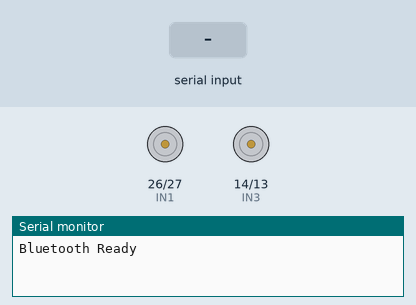
A sketch run on a simulated ESP32. Parts: motor-driver pin pairs drawn as motors (green arrow = first pin HIGH = forward, orange = second pin HIGH = backward, longer = more drive, scaled by the enable pin), the last lines printed to the serial monitor. The inputs (shaded band) are chosen by the test bench. Nothing arrives over Bluetooth unless stated.

Above: at 1.2 s.
1.3 s: "F" received over the second serial link
At 2.5 s:
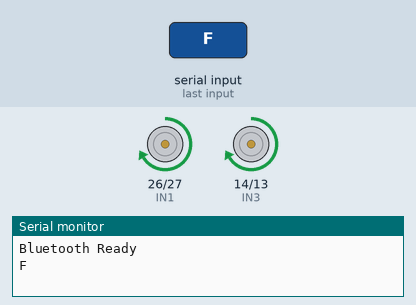
2.8 s: "B" received over the second serial link
At 3.6 s:
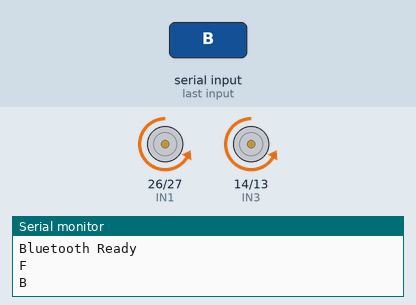
4.3 s: "L" received over the second serial link
At 4.8 s:
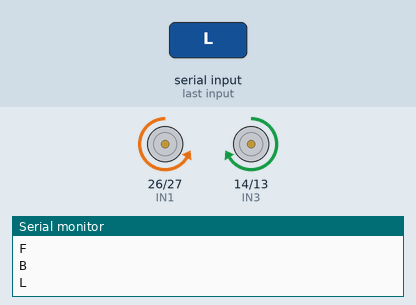
5.8 s: "R" received over the second serial link
At 7.1 s:
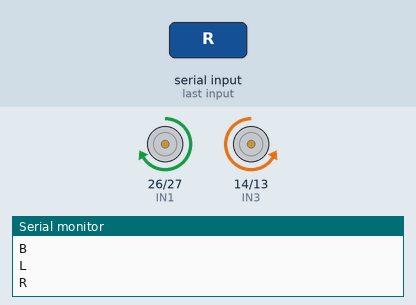
Timing chart, 0 to 8.3 s (numbered marks = the images above; inputs shaded):
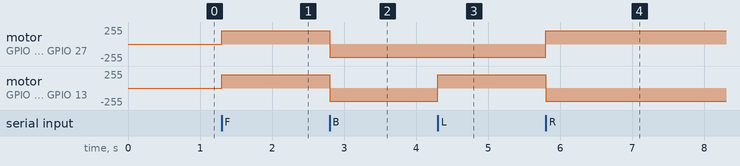

The sketch:

vc.ino
```cpp
#include "BluetoothSerial.h"

BluetoothSerial SerialBT;

// Motor pins
#define IN1 26
#define IN2 27
#define IN3 14
#define IN4 13   // FIXED

// Enable pins (IMPORTANT)
#define ENA 25
#define ENB 33

char command;

void setup() {
  Serial.begin(115200);

  pinMode(IN1, OUTPUT);
  pinMode(IN2, OUTPUT);
  pinMode(IN3, OUTPUT);
  pinMode(IN4, OUTPUT);
  pinMode(ENA, OUTPUT);
  pinMode(ENB, OUTPUT);

  // Speed control (0–255)
  analogWrite(ENA, 200);
  analogWrite(ENB, 200);

  stopMotor();

  if (!SerialBT.begin("Wheelchair_BT")) {
    Serial.println("Bluetooth failed");
  } else {
    Serial.println("Bluetooth Ready");
  }
}

void loop() {
  if (SerialBT.available()) {
    command = SerialBT.read();
    Serial.println(command);

    switch (command) {
      case 'F': forward(); break;
      case 'B': backward(); break;
      case 'L': left(); break;
      case 'R': right(); break;
      case 'S': stopMotor(); break;
    }
  }
}

/* ===== Motor Functions ===== */

void forward() {
  digitalWrite(IN1, HIGH);
  digitalWrite(IN2, LOW);
  digitalWrite(IN3, HIGH);
  digitalWrite(IN4, LOW);
}

void backward() {
  digitalWrite(IN1, LOW);
  digitalWrite(IN2, HIGH);
  digitalWrite(IN3, LOW);
  digitalWrite(IN4, HIGH);
}

void left() {
  digitalWrite(IN1, LOW);
  digitalWrite(IN2, HIGH);
  digitalWrite(IN3, HIGH);
  digitalWrite(IN4, LOW);
}

void right() {
  digitalWrite(IN1, HIGH);
  digitalWrite(IN2, LOW);
  digitalWrite(IN3, LOW);
  digitalWrite(IN4, HIGH);
}

void stopMotor() {
  digitalWrite(IN1, LOW);
  digitalWrite(IN2, LOW);
  digitalWrite(IN3, LOW);
  digitalWrite(IN4, LOW);
}
```

Measured:
- after the input at 1.3 s, motor on GPIO 26 (IN1) / GPIO 27 (IN2), motor on GPIO 14 (IN3) / GPIO 13 (IN4): stopped → forward 200/255 at once
- after the input at 2.8 s, motor on GPIO 26 (IN1) / GPIO 27 (IN2), motor on GPIO 14 (IN3) / GPIO 13 (IN4): forward 200/255 → backward 200/255 at once
- after the input at 4.3 s, motor on GPIO 14 (IN3) / GPIO 13 (IN4): backward 200/255 → forward 200/255 at once
- after the input at 5.8 s, motor on GPIO 26 (IN1) / GPIO 27 (IN2): backward 200/255 → forward 200/255 at once; motor on GPIO 14 (IN3) / GPIO 13 (IN4): forward 200/255 → backward 200/255 at once
